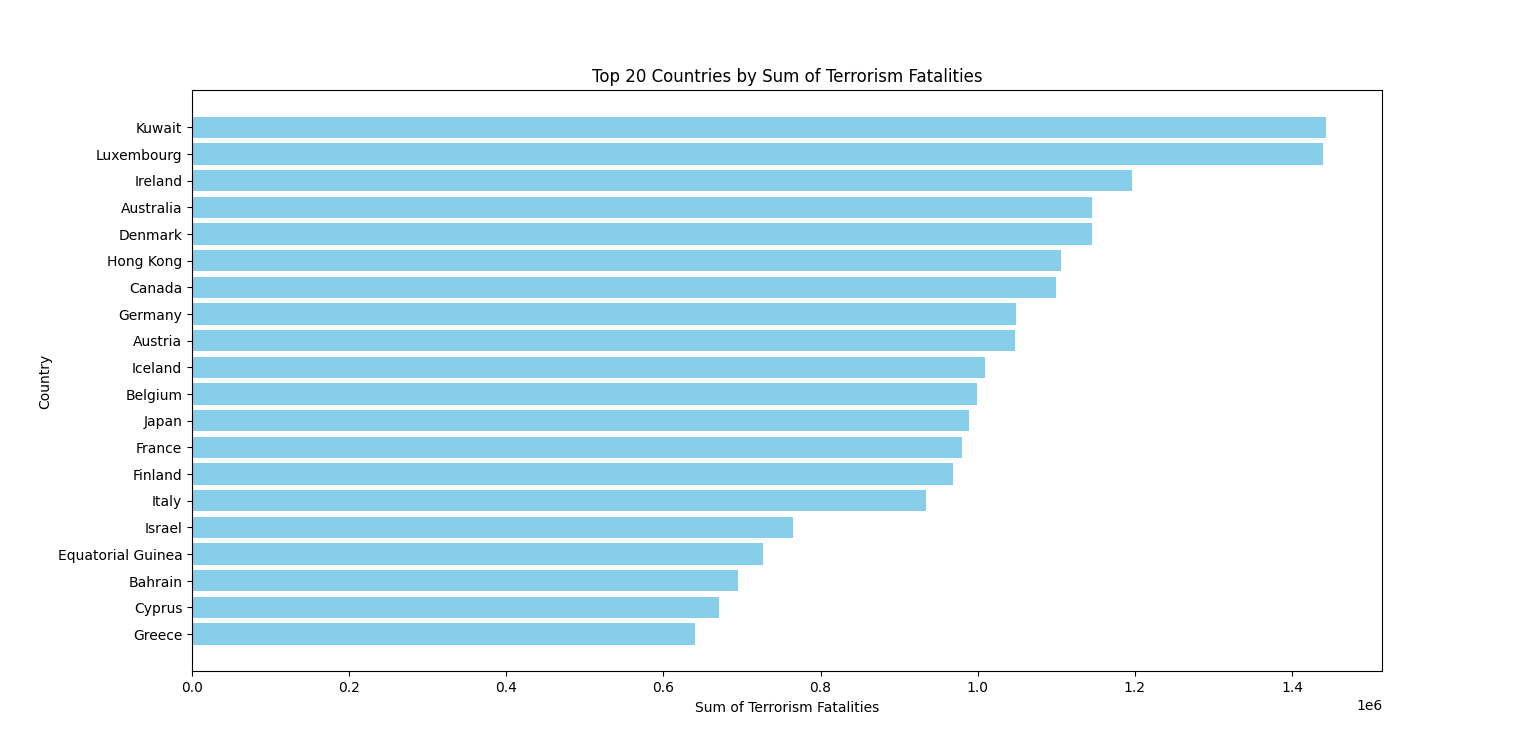

Write Python code to recreate this figure.
import pandas as pd
import matplotlib.pyplot as plt
import seaborn as sns
import mysql.connector 
from mysql.connector import Error

cnx = mysql.connector.connect(port="3306",host="localhost",user="root", password="Kv146367*-sarpi", database="causesofdeath")

# Fetch data from the view
query = "SELECT * FROM high_terrorism_activity"
df = pd.read_sql(query, cnx)

# Close the database connection
cnx.close()

# Now df is a DataFrame containing data from your view                                                                                                           # grouping by 't_name' and summing 't_death'
grouped_df = df.groupby('t_name')['t_death'].sum().reset_index()

# sort dataframe in descending order
grouped_df = grouped_df.sort_values(by='t_death', ascending=False)
# Select top 20 countries
top_countries = grouped_df.nlargest(20, 't_death')

plt.figure(figsize=(10,10))
plt.barh(top_countries['t_name'], top_countries['t_death'], color='skyblue')
plt.xlabel('Sum of Terrorism Fatalities')
plt.ylabel('Country')
plt.title('Top 20 Countries by Sum of Terrorism Fatalities')
plt.gca().invert_yaxis()
plt.show()
